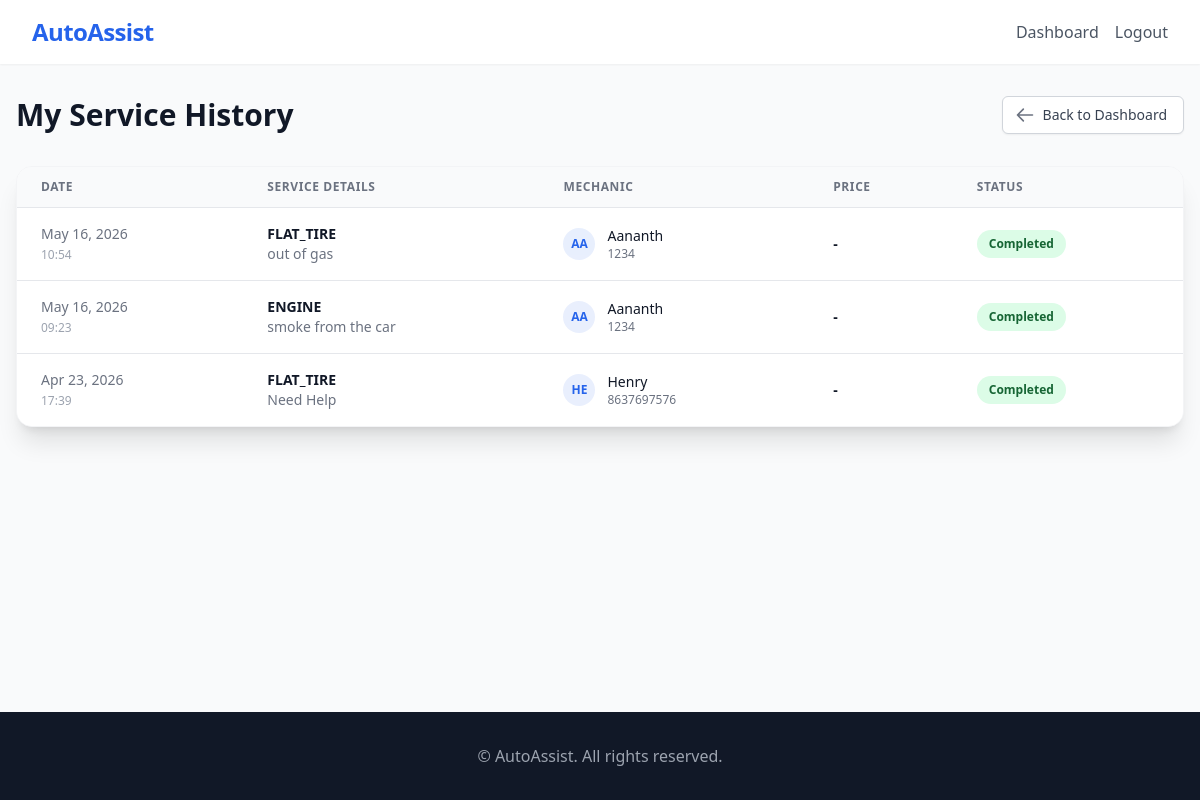
The app's page /work-records/ (signed in) with its own data.
### bookings/models.py (models this page shows, shortened)
class ServiceRequest(models.Model):
    STATUS_CHOICES = (
        ('REQUESTED', 'Requested'),
        ('ACCEPTED', 'Accepted'),
        ('ON_THE_WAY', 'On The Way'),
        ('IN_PROGRESS', 'In Progress'),
        ('COMPLETED', 'Completed'),
        ('CANCELLED', 'Cancelled'),
    )
    customer = models.ForeignKey(settings.AUTH_USER_MODEL, on_delete=models.CASCADE, related_name='service_requests')
    mechanic = models.ForeignKey(settings.AUTH_USER_MODEL, on_delete=models.SET_NULL, null=True, blank=True, related_name='jobs')
    issue_type = models.CharField(max_length=100)
    description = models.TextField()
    image = models.ImageField(upload_to='issue_images/', null=True, blank=True)
    status = models.CharField(max_length=20, choices=STATUS_CHOICES, default='REQUESTED')
    user_latitude = models.DecimalField(max_digits=10, decimal_places=7)
    user_longitude = models.DecimalField(max_digits=10, decimal_places=7)
    mechanic_latitude = models.DecimalField(max_digits=10, decimal_places=7, null=True, blank=True)
    mechanic_longitude = models.DecimalField(max_digits=10, decimal_places=7, null=True, blank=True)
    price = models.DecimalField(max_digits=10, decimal_places=2, null=True, blank=True)
    created_at = models.DateTimeField(auto_now_add=True)
    updated_at = models.DateTimeField(auto_now=True)

### accounts/models.py (models this page shows, shortened)
class User(AbstractUser):
    ROLE_CHOICES = (
        ('CUSTOMER', 'Customer'),
        ('MECHANIC', 'Mechanic'),
        ('ADMIN', 'Admin'),
    )
    phone = models.CharField(max_length=20, blank=True, null=True)
    role = models.CharField(max_length=20, choices=ROLE_CHOICES, default='CUSTOMER')

### bookings/views.py (the view)
# urls.py: path('work-records/', views.work_records, name='work_records'),
@login_required
def work_records(request):
    if request.user.role == 'CUSTOMER':
        records = ServiceRequest.objects.filter(customer=request.user).order_by('-created_at')
        title = "My Service History"
    else:
        records = ServiceRequest.objects.filter(mechanic=request.user).order_by('-created_at')
        title = "My Work Records"
    context = {
        'records': records,
        'title': title
    }
    return render(request, 'bookings/work_records.html', context)

### templates/bookings/work_records.html (shortened to what this page needs)
{% extends 'base.html' %}
{% block content %}
<div class="max-w-7xl mx-auto px-4 py-8">
    <div class="flex items-center justify-between mb-8">
        <h2 class="text-3xl font-bold text-gray-900">{{ title }}</h2>
        <a href="{% if user.role == 'CUSTOMER' %}{% url 'customer_dashboard' %}{% else %}{% url 'mechanic_dashboard' %}{% endif %}"
           class="inline-flex items-center px-4 py-2 border border-gray-300 rounded-md shadow-sm text-sm font-medium text-gray-700 bg-white hover:bg-gray-50 focus:outline-none focus:ring-2 focus:ring-offset-2 focus:ring-primary transition">
            <svg class="-ml-1 mr-2 h-5 w-5 text-gray-500" fill="none" viewBox="0 0 24 24" stroke="currentColor">
                <path stroke-linecap="round" stroke-linejoin="round" stroke-width="2" d="M10 19l-7-7m0 0l7-7m-7 7h18" />
            </svg>
            Back to Dashboard
        </a>
    </div>
    <div class="bg-white shadow-xl rounded-2xl overflow-hidden border border-gray-100">
        <div class="overflow-x-auto">
            <table class="min-w-full divide-y divide-gray-200">
                <thead class="bg-gray-50">
                    <tr>
                        <th scope="col" class="px-6 py-3 text-left text-xs font-semibold text-gray-500 uppercase tracking-wider">Date</th>
                        <th scope="col" class="px-6 py-3 text-left text-xs font-semibold text-gray-500 uppercase tracking-wider">Service Details</th>
                        <th scope="col" class="px-6 py-3 text-left text-xs font-semibold text-gray-500 uppercase tracking-wider">
                            {% if user.role == 'CUSTOMER' %}Mechanic{% else %}Customer{% endif %}
                        </th>
                        <th scope="col" class="px-6 py-3 text-left text-xs font-semibold text-gray-500 uppercase tracking-wider">Price</th>
                        <th scope="col" class="px-6 py-3 text-left text-xs font-semibold text-gray-500 uppercase tracking-wider">Status</th>
                    </tr>
                </thead>
                <tbody class="bg-white divide-y divide-gray-200">
                    {% for record in records %}
                    <tr class="hover:bg-gray-50 transition-colors">
                        <td class="px-6 py-4 whitespace-nowrap text-sm text-gray-500">
                            {{ record.created_at|date:"M d, Y" }}<br>
                            <span class="text-xs text-gray-400">{{ record.created_at|time:"H:i" }}</span>
                        </td>
                        <td class="px-6 py-4">
                            <div class="text-sm font-bold text-gray-900">{{ record.issue_type }}</div>
                            <div class="text-sm text-gray-500 truncate max-w-xs">{{ record.description }}</div>
                        </td>
                        <td class="px-6 py-4 whitespace-nowrap">
                            <div class="flex items-center">
                                <div class="flex-shrink-0 h-8 w-8 rounded-full bg-primary/10 flex items-center justify-center text-primary font-bold text-xs">
                                    {% if user.role == 'CUSTOMER' %}
                                        {{ record.mechanic.username|default:"N/A"|slice:":2"|upper }}
                                    {% else %}
                                        {{ record.customer.username|slice:":2"|upper }}
                                    {% endif %}
                                </div>
                                <div class="ml-3">
                                    <div class="text-sm font-medium text-gray-900">
                                        {% if user.role == 'CUSTOMER' %}
                                            {{ record.mechanic.username|default:"Searching..." }}
                                        {% else %}
                                            {{ record.customer.username }}
                                        {% endif %}
                                    </div>
                                    <div class="text-xs text-gray-500">
                                        {% if user.role == 'CUSTOMER' %}
                                            {{ record.mechanic.phone|default:"" }}
                                        {% else %}
                                            {{ record.customer.phone }}
                                        {% endif %}
                                    </div>
                                </div>
                            </div>
                        </td>
                        <td class="px-6 py-4 whitespace-nowrap text-sm text-gray-900 font-semibold">
                            {% if record.price %}${{ record.price }}{% else %}-{% endif %}
                        </td>
                        <td class="px-6 py-4 whitespace-nowrap">
                            <span class="px-3 py-1 inline-flex text-xs leading-5 font-bold rounded-full
                                {% if record.status == 'COMPLETED' %}bg-green-100 text-green-800
                                {% elif record.status == 'CANCELLED' %}bg-red-100 text-red-800
                                {% else %}bg-blue-100 text-blue-800{% endif %}">
                                {{ record.get_status_display }}
                            </span>
                        </td>
                    </tr>
                    {% endfor %}
                </tbody>
            </table>
        </div>
    </div>
</div>
{% endblock %}

### records on screen
ServiceRequest: created_at "May 16, 2026", created_at "10:54", issue_type "FLAT_TIRE", description "out of gas", mechanic.username "AA", mechanic.username "Aananth", mechanic.phone "1234", status "Completed"
ServiceRequest: created_at "May 16, 2026", created_at "09:23", issue_type "ENGINE", description "smoke from the car", mechanic.username "AA", mechanic.username "Aananth", mechanic.phone "1234", status "Completed"
ServiceRequest: created_at "Apr 23, 2026", created_at "17:39", issue_type "FLAT_TIRE", description "Need Help", mechanic.username "HE", mechanic.username "Henry", mechanic.phone "8637697576", status "Completed"

### other values on screen
{{ title }} "My Service History"
